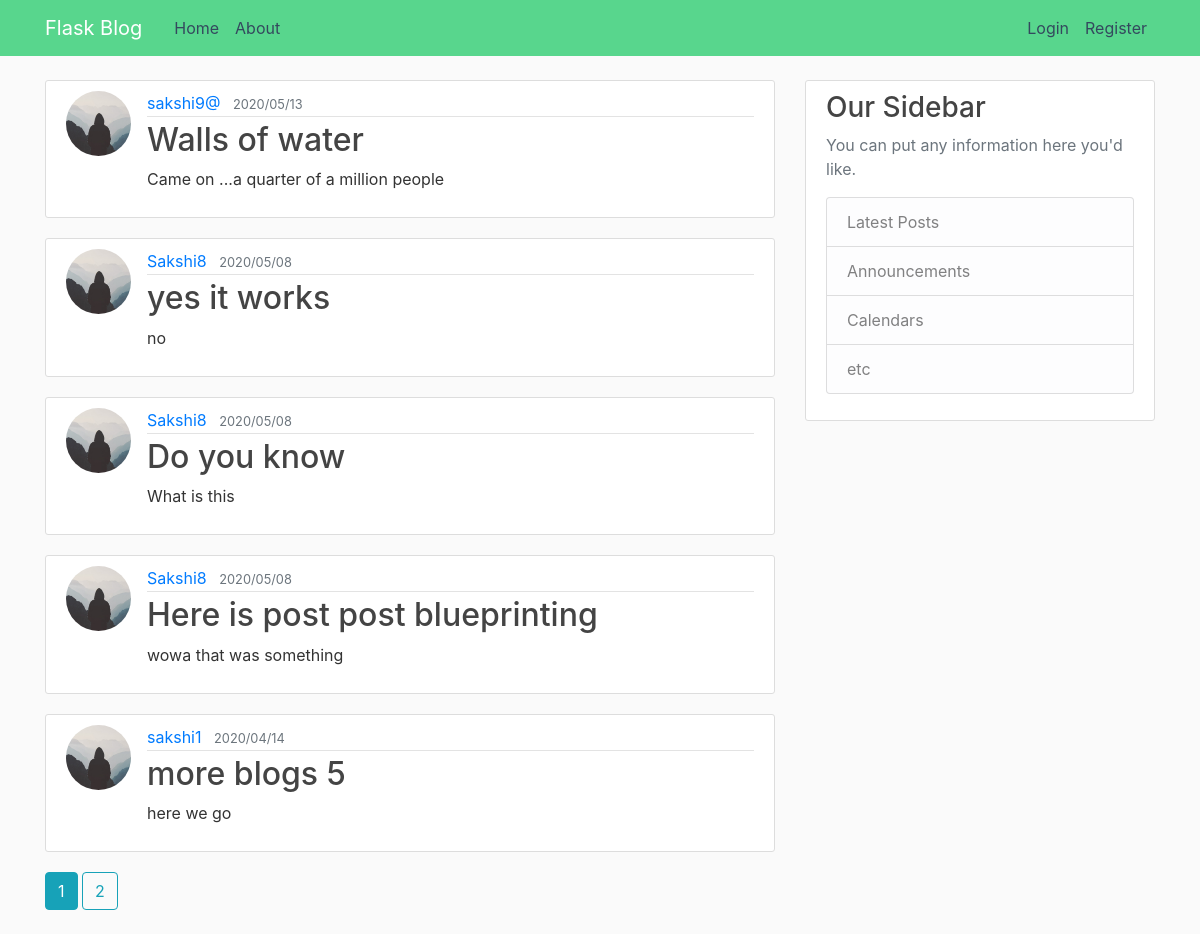
The page /home on the database its author committed.
### flaskblog/models.py (models this page shows, shortened)
class Post(db.Model):
	id = db.Column(db.Integer, primary_key = True)
	title = db.Column(db.String(100), nullable = False)
	date_posted = db.Column(db.DateTime, nullable = False, default=datetime.utcnow)
	content = db.Column(db.Text, nullable=False)
	user_id = db.Column(db.Integer, db.ForeignKey('user.id'),nullable=False)

class User(db.Model, UserMixin):
	id = db.Column(db.Integer, primary_key = True)
	username = db.Column(db.String(20), unique=True, nullable=False)
	email = db.Column(db.String(40), unique=True, nullable=False)
	image_file = db.Column(db.String(20), nullable = False, default = 'default.jpg')
	password = db.Column(db.String(60), nullable = False)
	posts = db.relationship('Post', backref='author', lazy=True		)

### flaskblog/main/routes.py (the view)
@main.route('/')
@main.route('/home')
def home():
	page = request.args.get('page', 1 ,type=int)
	posts = Post.query.order_by(Post.date_posted.desc()).paginate(page=page, per_page=5)
	return render_template('home.html', posts=posts)

### flaskblog/templates/home.html
{% extends "layout.html" %}
{% block content %}
	{% for post in posts.items %}
	 <article class="media content-section">
	 	<img  class = "rounded-circle article-img"src="{{url_for('static',filename='profile_pics/' + post.author.image_file)}}">
	 	<div class="media-body">
	    <div class="article-metadata">
	      <a class="mr-2" href="{{url_for('users.user_posts', username = post.author.username)}}">{{ post.author.username }}</a>
	      <small class="text-muted">{{ post.date_posted.strftime('%Y/%m/%d') }}</small>
	    </div>
	    <h2><a class="article-title" href="{{url_for('posts.post', post_id =post.id)}}">{{ post.title }}</a></h2>
	    <p class="article-content">{{ post.content }}</p>
	  </div>
	</article>
	{% endfor %}
	{% for page_num in posts.iter_pages(left_edge=1, right_edge=1, left_current = 1, right_current=2) %}
		{% if page_num %}
			{% if posts.page == page_num %}
			<a class="btn btn-info mb-4" href="{{url_for('main.home', page=page_num)}}">{{page_num}}</a>
			{% else %}
				<a class="btn btn-outline-info mb-4" href="{{url_for('main.home', page=page_num)}}">{{page_num}}</a>
			{% endif %}
		{% else %}
			...
		{% endif %}
	{% endfor %}
{% endblock content %}

### flaskblog/templates/layout.html (shortened to what this page needs)
<!DOCTYPE html>
<html>
<head>
	<link rel="stylesheet" href="https://stackpath.bootstrapcdn.com/bootstrap/4.4.1/css/bootstrap.min.css">
	<link rel="stylesheet" type="text/css" href="{{ url_for('static', filename='style.css') }}">
</head>
<body>
	<header class="site-header">
	  <nav class="navbar navbar-expand-md navbar-dark bg-steel fixed-top">
	    <div class="container">
	      <a class="navbar-brand mr-4" href="/">Flask Blog</a>
	      <div class="collapse navbar-collapse" id="navbarToggle">
	        <div class="navbar-nav mr-auto">
	          <a class="nav-item nav-link" href="{{ url_for('main.home')}}">Home</a>
	          <a class="nav-item nav-link" href="{{ url_for('main.about')}}">About</a>
	        </div>
	        <div class="navbar-nav">
	        	{% if current_user.is_authenticated %}
	        		<a class="nav-item nav-link" href="{{ url_for('posts.new_post')}}">New Post</a>
	        		<a class="nav-item nav-link" href="{{ url_for('users.account')}}">Account</a>
	        		<a class="nav-item nav-link" href="{{ url_for('users.logout')}}">Logout</a>
	        	{% else %}
	        		<a class="nav-item nav-link" href="{{ url_for('users.login')}}">Login</a>
	          		<a class="nav-item nav-link" href="{{ url_for('users.register')}}">Register</a>
	          	{% endif %}
	        </div>
	      </div>
	    </div>
	  </nav>
	</header>
	<main role="main" class="container">
	  <div class="row">
	    <div class="col-md-8">
	     	{% block content %}{% endblock %}
	    </div>
    <div class="col-md-4">
      <div class="content-section">
        <h3>Our Sidebar</h3>
        <p class='text-muted'>You can put any information here you'd like.
          <ul class="list-group">
            <li class="list-group-item list-group-item-light">Latest Posts</li>
            <li class="list-group-item list-group-item-light">Announcements</li>
            <li class="list-group-item list-group-item-light">Calendars</li>
            <li class="list-group-item list-group-item-light">etc</li>
          </ul>
        </p>
      </div>
    </div>
	  </div>
	</main>
</body>
</html>

### flaskblog/static/style.css (style rules this page uses)
body { background: #fafafa; color: #333333; margin-top: 5rem; }
h1, h2, h3, h4, h5, h6 { color: #444444; }
.bg-steel { background-color: #58D68D; }
.site-header .navbar-nav .nav-link { color: #34495E; }
.content-section { background: #ffffff; padding: 10px 20px; border: 1px solid #dddddd; border-radius: 3px; margin-bottom: 20px; }
.article-title { color: #444444; }
.article-content { white-space: pre-line; }
.article-img { height: 65px; width: 65px; margin-right: 16px; }
.article-metadata { padding-bottom: 1px; margin-bottom: 4px; border-bottom: 1px solid #e3e3e3 }

### rows shown on the page
Post: image_file (placeholder picture), author.username "sakshi9@", date_posted "2020/05/13", title "Walls of water", content "Came on ...a quarter of a million people"
Post: image_file (placeholder picture), author.username "Sakshi8", date_posted "2020/05/08", title "yes it works", content "no"
Post: image_file (placeholder picture), author.username "Sakshi8", date_posted "2020/05/08", title "Do you know", content "What is this"
Post: image_file (placeholder picture), author.username "Sakshi8", date_posted "2020/05/08", title "Here is post post blueprinting", content "wowa that was something"
Post: image_file (placeholder picture), author.username "sakshi1", date_posted "2020/04/14", title "more blogs 5", content "here we go"

### other values the page prints
{{ page_num }} "1"
{{ page_num }} "2"
